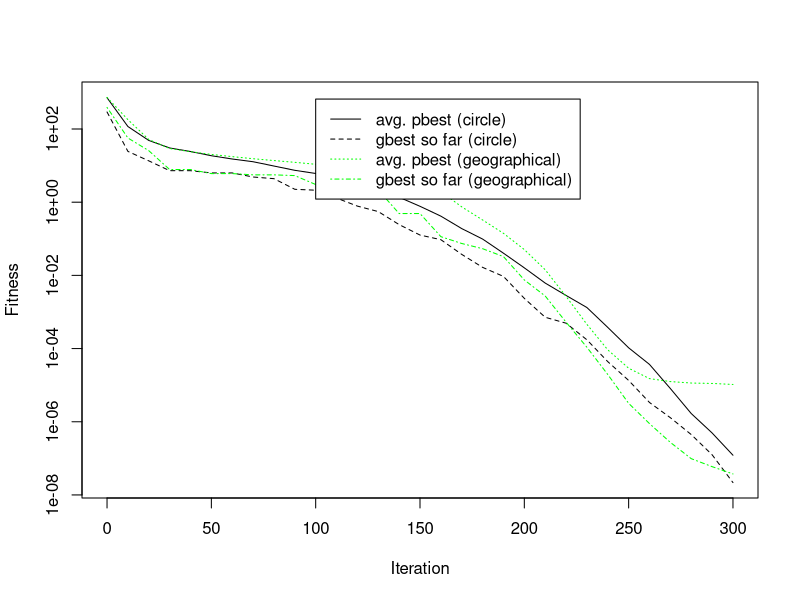

Write the R code that produced this figure.
# ---------------------------------------------------------------------------
# This file was automagically outputted by the PyPSO script on 10-08-13
# Call "R --no-save < log_cg_sphere_fitness.r" to let it run and create JPG graphs
# ---------------------------------------------------------------------------
jpeg("log_cg_sphere_fitness.jpg")
d <- read.table("log_cg_sphere.csv", sep=",", header=TRUE)
xrange <- range(d$Iteration)
cols <- c(d[,2],d[,3],d[,4],d[,5])
yrange <- range(cols)
plot(xrange, yrange,type="n",log="y", xlab="Iteration", ylab="Fitness")
lines(d$Iteration,d[,2], lty=1, col="black")
lines(d$Iteration,d[,3], lty=2, col="black")
lines(d$Iteration,d[,4], lty=3, col="green")
lines(d$Iteration,d[,5], lty=4, col="green")
legend(100,max(cols)-max(cols)/10,lty=c(1, 2, 3, 4),legend=c('avg. pbest (circle)', 'gbest so far (circle)', 'avg. pbest (geographical)', 'gbest so far (geographical)'), col=c('black', 'black', 'green', 'green'))
dev.off()
q()
